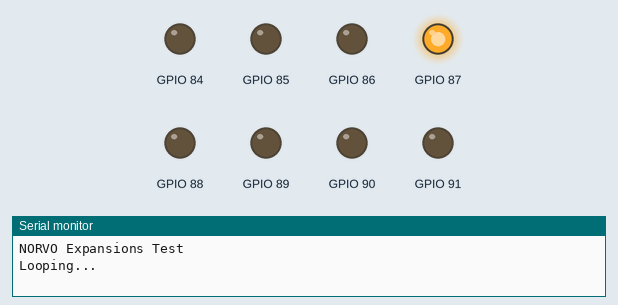
The sketch below on a simulated ESP32-S3. Parts: output pins drawn as LEDs (lit = HIGH), the last lines printed to the serial monitor.

Above: at 0.2 s.
At 1.2 s:
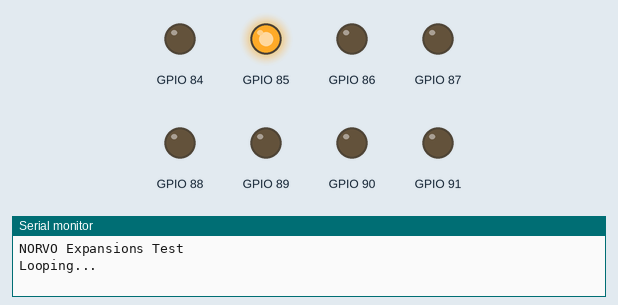
At 1.7 s:
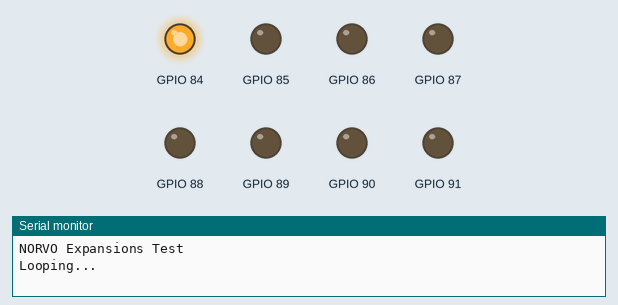
At 2.7 s:
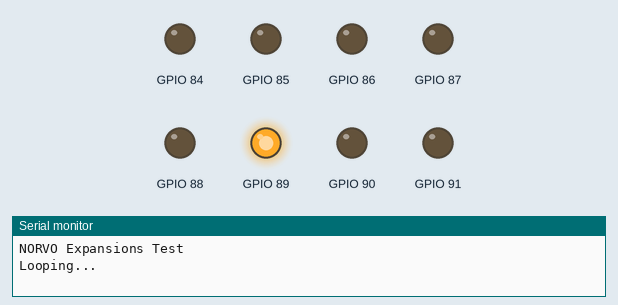
At 3.7 s:
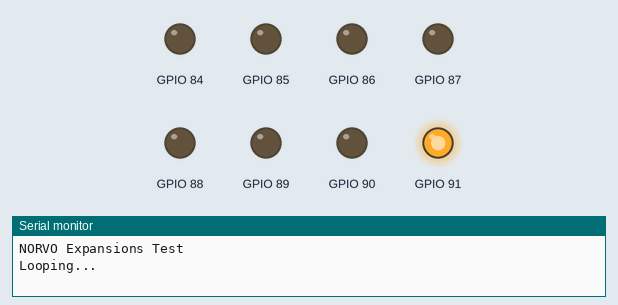
At 5.2 s:
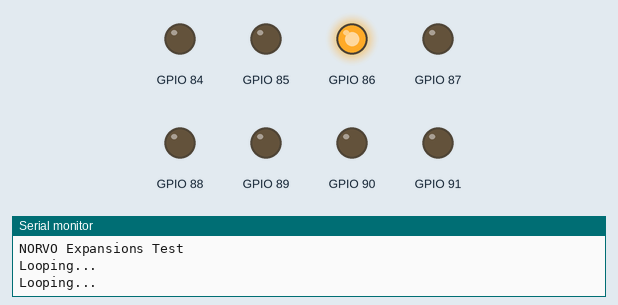
Timing chart, 0 to 5.9 s (numbered marks = the images above):
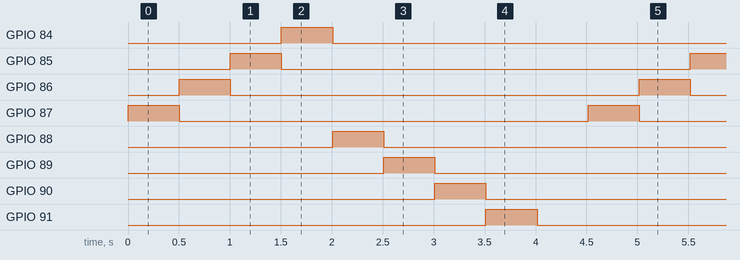

Measured:
- by itself, GPIO 84–91: alternates HIGH for 0.50 s and LOW for 4.0 s
- by itself, everything shown: repeats every 4.5 s, in 9 steps

The sketch:

NORVI-EX-R8.ino
```cpp
#include <Adafruit_MCP23X17.h>

#define OUTPUT1 7
#define OUTPUT2 6
#define OUTPUT3 5
#define OUTPUT4 4
#define OUTPUT5 8
#define OUTPUT6 9
#define OUTPUT7 10
#define OUTPUT8 11

//Adafruit_MCP23X08 mcp;
Adafruit_MCP23X17 mcp;

void setup() {
  Serial.begin(115200);
  //while (!Serial);
  Serial.println("NORVO Expansions Test");

  // uncomment appropriate mcp.begin
  Wire.begin (16, 17);
  if (!mcp.begin_I2C(0x27)) {
    Serial.println("Error.");
    while (1);
  }

  // configure pin for output
  mcp.pinMode(OUTPUT1, OUTPUT);
  mcp.pinMode(OUTPUT2, OUTPUT);
  mcp.pinMode(OUTPUT3, OUTPUT);
  mcp.pinMode(OUTPUT4, OUTPUT);
  mcp.pinMode(OUTPUT5, OUTPUT);
  mcp.pinMode(OUTPUT6, OUTPUT);
  mcp.pinMode(OUTPUT7, OUTPUT);
  mcp.pinMode(OUTPUT8, OUTPUT);

  Serial.println("Looping...");
}

void loop() {
  mcp.digitalWrite(OUTPUT1, HIGH);
  mcp.digitalWrite(OUTPUT2, LOW);
  mcp.digitalWrite(OUTPUT3, LOW);
  mcp.digitalWrite(OUTPUT4, LOW);
  mcp.digitalWrite(OUTPUT5, LOW);
  mcp.digitalWrite(OUTPUT6, LOW);
  mcp.digitalWrite(OUTPUT7, LOW);
  mcp.digitalWrite(OUTPUT8, LOW);
  delay(500);
  mcp.digitalWrite(OUTPUT1, LOW);
  mcp.digitalWrite(OUTPUT2, HIGH);
  mcp.digitalWrite(OUTPUT3, LOW);
  mcp.digitalWrite(OUTPUT4, LOW);
  mcp.digitalWrite(OUTPUT5, LOW);
  mcp.digitalWrite(OUTPUT6, LOW);
  mcp.digitalWrite(OUTPUT7, LOW);
  mcp.digitalWrite(OUTPUT8, LOW);
  delay(500);
  mcp.digitalWrite(OUTPUT1, LOW);
  mcp.digitalWrite(OUTPUT2, LOW);
  mcp.digitalWrite(OUTPUT3, HIGH);
  mcp.digitalWrite(OUTPUT4, LOW);
  mcp.digitalWrite(OUTPUT5, LOW);
  mcp.digitalWrite(OUTPUT6, LOW);
  mcp.digitalWrite(OUTPUT7, LOW);
  mcp.digitalWrite(OUTPUT8, LOW);
  delay(500);
  mcp.digitalWrite(OUTPUT1, LOW);
  mcp.digitalWrite(OUTPUT2, LOW);
  mcp.digitalWrite(OUTPUT3, LOW);
  mcp.digitalWrite(OUTPUT4, HIGH);
  mcp.digitalWrite(OUTPUT5, LOW);
  mcp.digitalWrite(OUTPUT6, LOW);
  mcp.digitalWrite(OUTPUT7, LOW);
  mcp.digitalWrite(OUTPUT8, LOW);
  delay(500);
  mcp.digitalWrite(OUTPUT1, LOW);
  mcp.digitalWrite(OUTPUT2, LOW);
  mcp.digitalWrite(OUTPUT3, LOW);
  mcp.digitalWrite(OUTPUT4, LOW);
  mcp.digitalWrite(OUTPUT5, HIGH);
  mcp.digitalWrite(OUTPUT6, LOW);
  mcp.digitalWrite(OUTPUT7, LOW);
  mcp.digitalWrite(OUTPUT8, LOW);
  delay(500);
  mcp.digitalWrite(OUTPUT1, LOW);
  mcp.digitalWrite(OUTPUT2, LOW);
  mcp.digitalWrite(OUTPUT3, LOW);
  mcp.digitalWrite(OUTPUT4, LOW);
  mcp.digitalWrite(OUTPUT5, LOW);
  mcp.digitalWrite(OUTPUT6, HIGH);
  mcp.digitalWrite(OUTPUT7, LOW);
  mcp.digitalWrite(OUTPUT8, LOW);
  delay(500);
  mcp.digitalWrite(OUTPUT1, LOW);
  mcp.digitalWrite(OUTPUT2, LOW);
  mcp.digitalWrite(OUTPUT3, LOW);
  mcp.digitalWrite(OUTPUT4, LOW);
  mcp.digitalWrite(OUTPUT5, LOW);
  mcp.digitalWrite(OUTPUT6, LOW);
  mcp.digitalWrite(OUTPUT7, HIGH);
  mcp.digitalWrite(OUTPUT8, LOW);
  delay(500);
  mcp.digitalWrite(OUTPUT1, LOW);
  mcp.digitalWrite(OUTPUT2, LOW);
  mcp.digitalWrite(OUTPUT3, LOW);
  mcp.digitalWrite(OUTPUT4, LOW);
  mcp.digitalWrite(OUTPUT5, LOW);
  mcp.digitalWrite(OUTPUT6, LOW);
  mcp.digitalWrite(OUTPUT7, LOW);
  mcp.digitalWrite(OUTPUT8, HIGH);
  delay(500);
  mcp.digitalWrite(OUTPUT1, LOW);
  mcp.digitalWrite(OUTPUT2, LOW);
  mcp.digitalWrite(OUTPUT3, LOW);
  mcp.digitalWrite(OUTPUT4, LOW);
  mcp.digitalWrite(OUTPUT5, LOW);
  mcp.digitalWrite(OUTPUT6, LOW);
  mcp.digitalWrite(OUTPUT7, LOW);
  mcp.digitalWrite(OUTPUT8, LOW);
  delay(500);
  Serial.println("Looping...");
}
```
